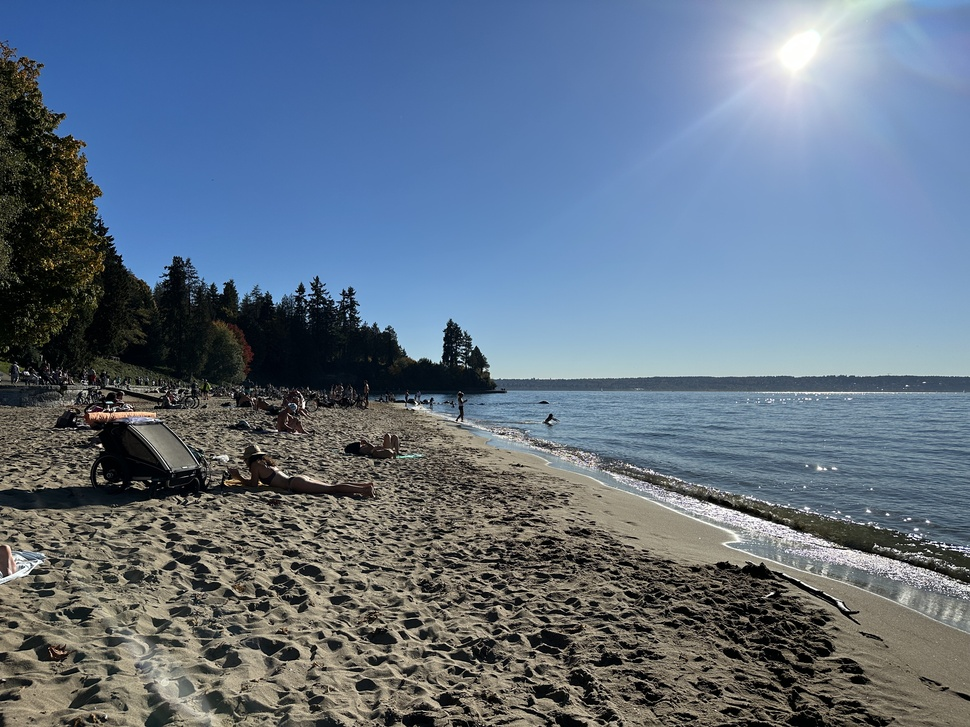
#> input picture skyImages/10.JPG, 970 x 727 px, shrunk from 4032 x 3024 before the run, found by its file name
$ python color_thresholding.python.py
#> lines starting #> are read from the running program, lines starting #| are printed output that depends on the picture; after the words box and inside, x2 and y2 are one past the last pixel; in counts of white or black regions, pixels touching at a corner belong together
import cv2
import numpy as np


def detect_sky(image_path):
    # Load an image
#> called with image_path = 'skyImages/10.jpg'
    image = cv2.imread(image_path)
#> image is the input picture: shape (727, 970, 3); mean B, G, R 130.9, 113.5, 98.3
    if image is None:
        print(f"Error: Could not load image from {image_path}. Check the file path.")
        return

    # Convert the image to HSV color space
    hsv_image = cv2.cvtColor(image, cv2.COLOR_BGR2HSV)
#> hsv_image: shape (727, 970, 3); mean H, S, V 74.2, 89.3, 137.6

    # Define the range for sky color blue
    lower_blue = np.array([100, 50, 50])
    upper_blue = np.array([140, 255, 255])

    # Create a mask that captures areas in the range
    mask = cv2.inRange(hsv_image, lower_blue, upper_blue)
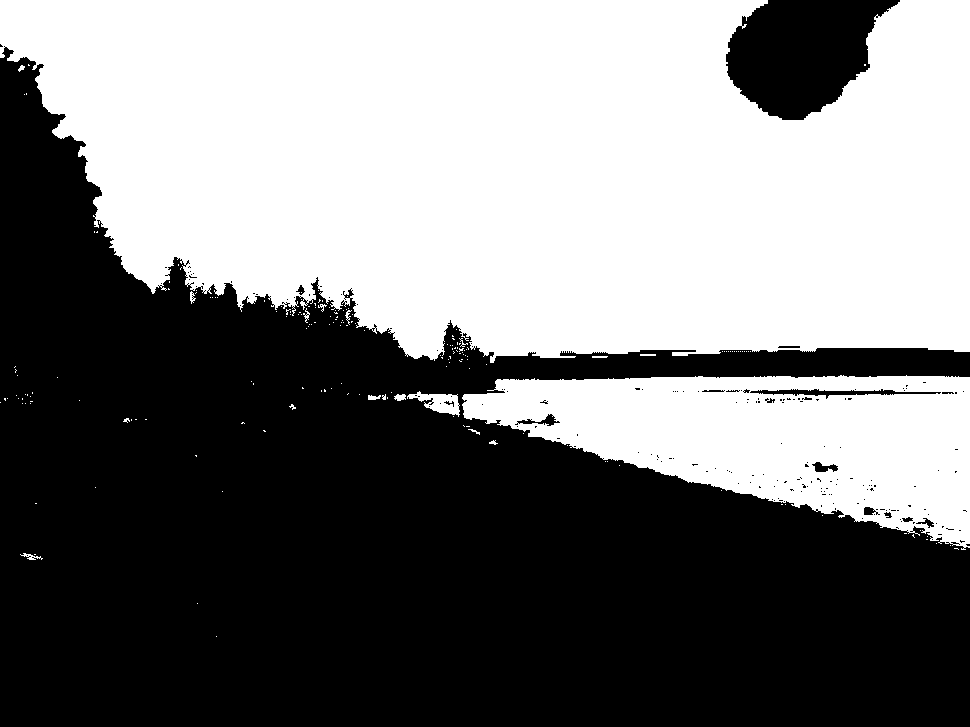
#> mask: shape (727, 970); 48% white; 189 white regions (173 under 20 px), largest, box (x1, y1, x2, y2) and area: (0, 0, 970, 363) 285094, (462, 375, 970, 550) 51885, (407, 391, 460, 417) 647

    # Apply the mask to get the sky region
    sky_region = cv2.bitwise_and(image, image, mask=mask)
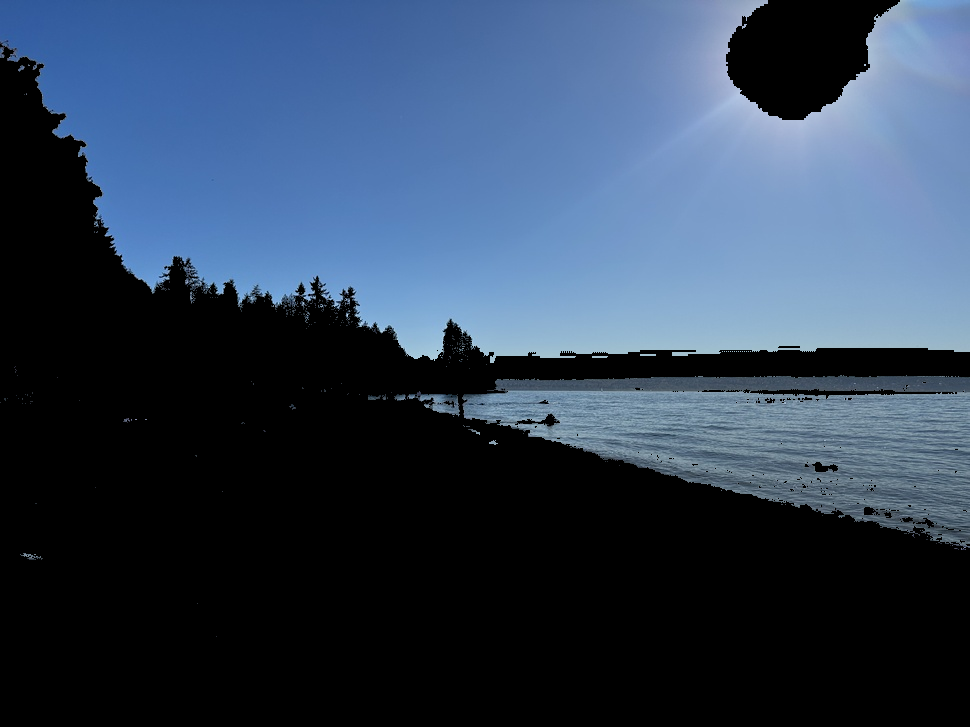
#> sky_region: shape (727, 970, 3); mean B, G, R 86, 64.8, 48.6

    # Display the original image and the sky region
    cv2.imshow('Original Image', image)
    cv2.imshow('Sky Region', sky_region)

    # Wait indefinitely until a key is pressed
    cv2.waitKey(0)
    cv2.destroyAllWindows()


def main():
    # Path to your image
    image_path = 'skyImages/10.jpg'

    # Detect and display sky region
    detect_sky(image_path)


if __name__ == "__main__":
    main()

$ run again, with skyImages/1.jpg copied over skyImages/10.JPG
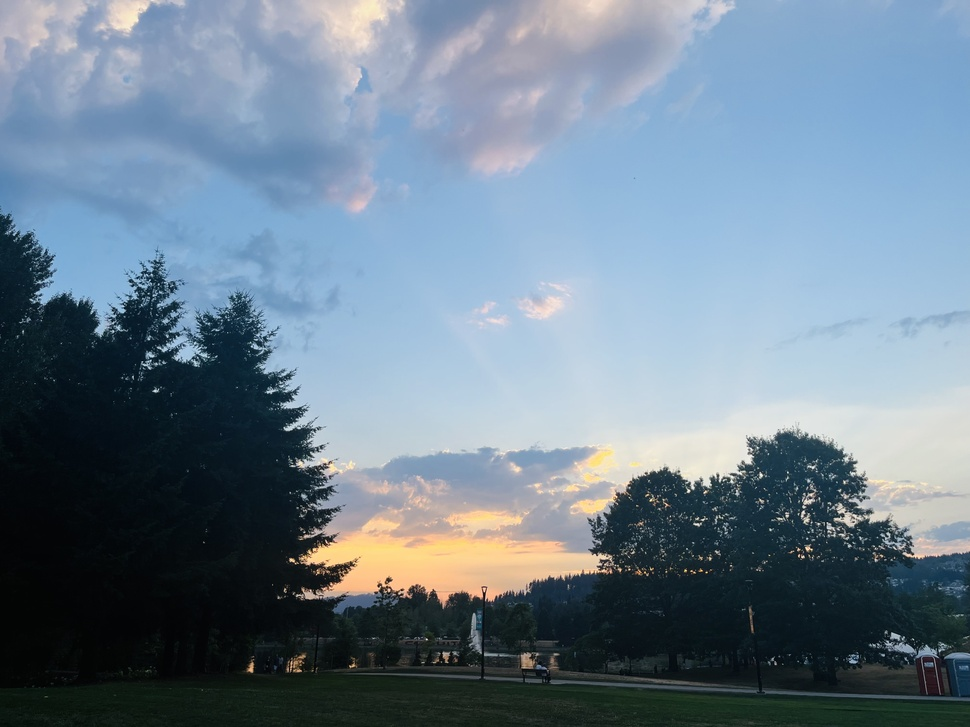
#> input picture skyImages/1.jpg, 970 x 727 px, shrunk from 4032 x 3024 before the run, found by its file name
#> in detect_sky, image is the input picture: shape (727, 970, 3); mean B, G, R 142.9, 127.8, 109.7
#> hsv_image: shape (727, 970, 3); mean H, S, V 95.9, 89.1, 146.6
#> in detect_sky, `mask = cv2.inRange(hsv_image, lower_blue, upper_blue)`:
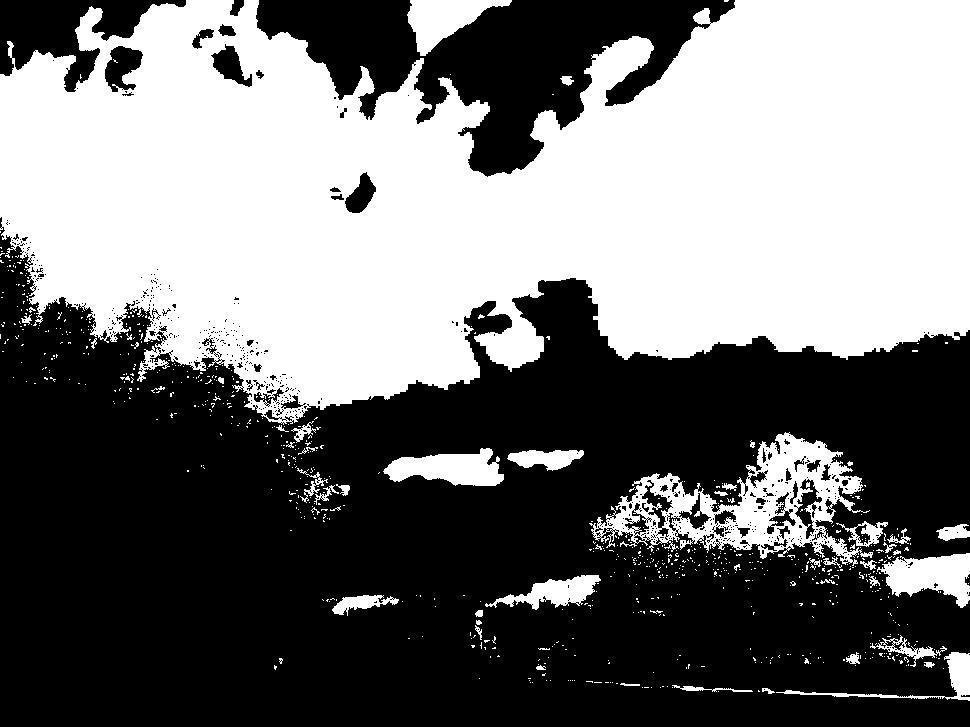
#> mask: shape (727, 970); 45.3% white; 801 white regions (751 under 20 px), largest, box (x1, y1, x2, y2) and area: (0, 0, 970, 425) 287311, (589, 432, 873, 566) 13014, (877, 553, 970, 608) 3029
#> in detect_sky, `sky_region = cv2.bitwise_and(image, image, mask=mask)`:
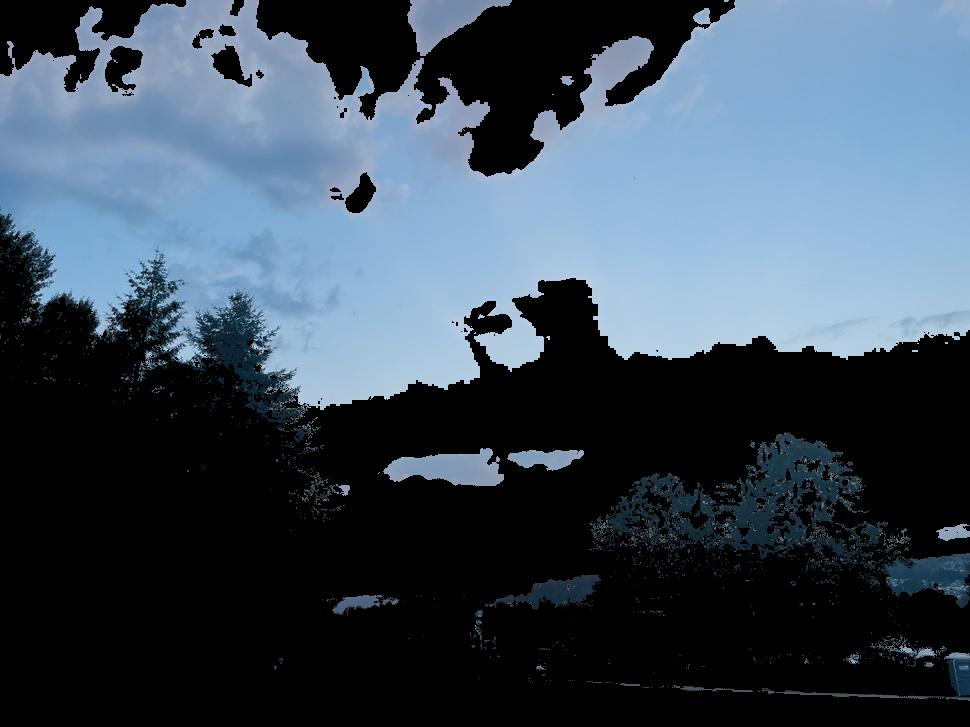
#> sky_region: shape (727, 970, 3); mean B, G, R 87.8, 74, 59.5

$ run again, with skyImages/14.jpg copied over skyImages/10.JPG
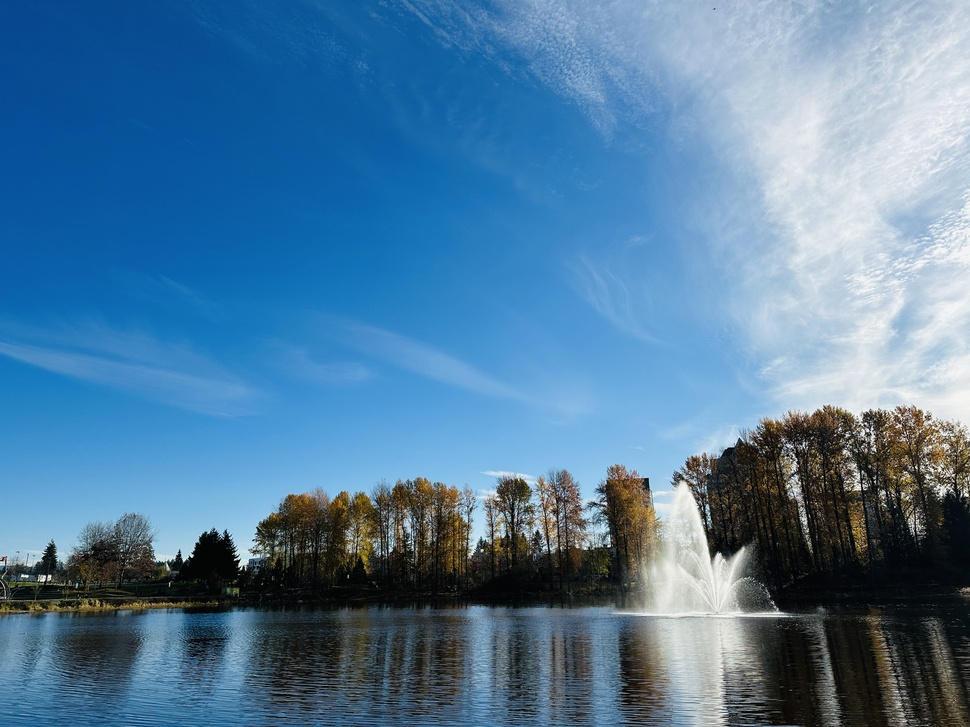
#> input picture skyImages/14.jpg, 970 x 727 px, shrunk from 4032 x 3024 before the run, found by its file name
#> in detect_sky, image is the input picture: shape (727, 970, 3); mean B, G, R 157.3, 123.7, 81.1
#> hsv_image: shape (727, 970, 3); mean H, S, V 91.7, 128.1, 159.8
#> in detect_sky, `mask = cv2.inRange(hsv_image, lower_blue, upper_blue)`:
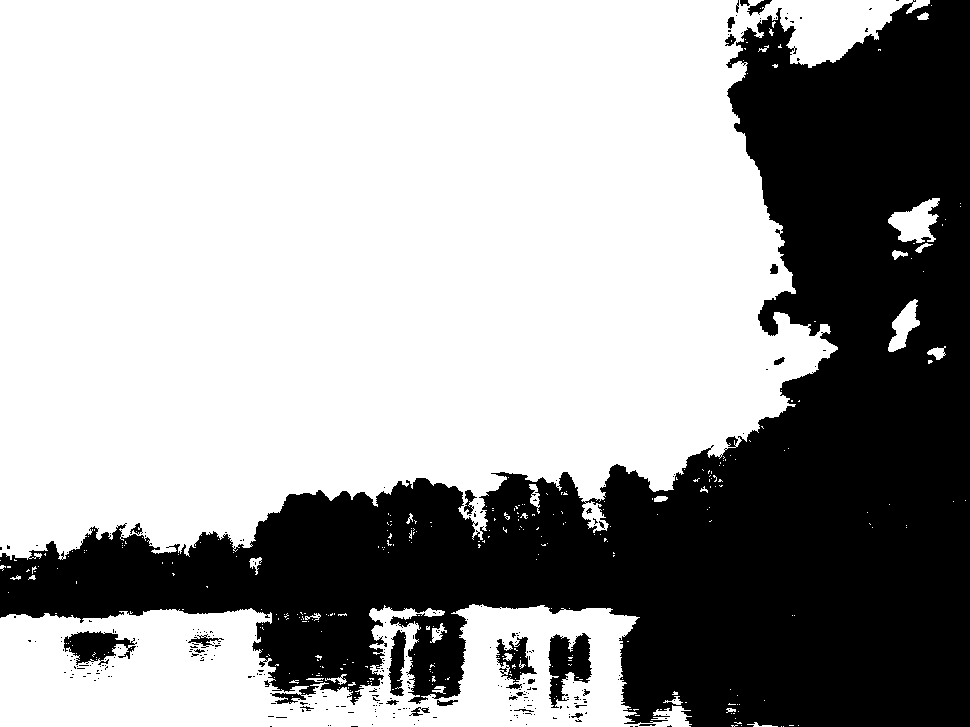
#> mask: shape (727, 970); 63.9% white; 292 black regions (262 under 20 px), largest, box (x1, y1, x2, y2) and area: (0, 0, 970, 727) 247815, (548, 633, 592, 708) 1892, (64, 631, 137, 665) 1410
#> in detect_sky, `sky_region = cv2.bitwise_and(image, image, mask=mask)`:
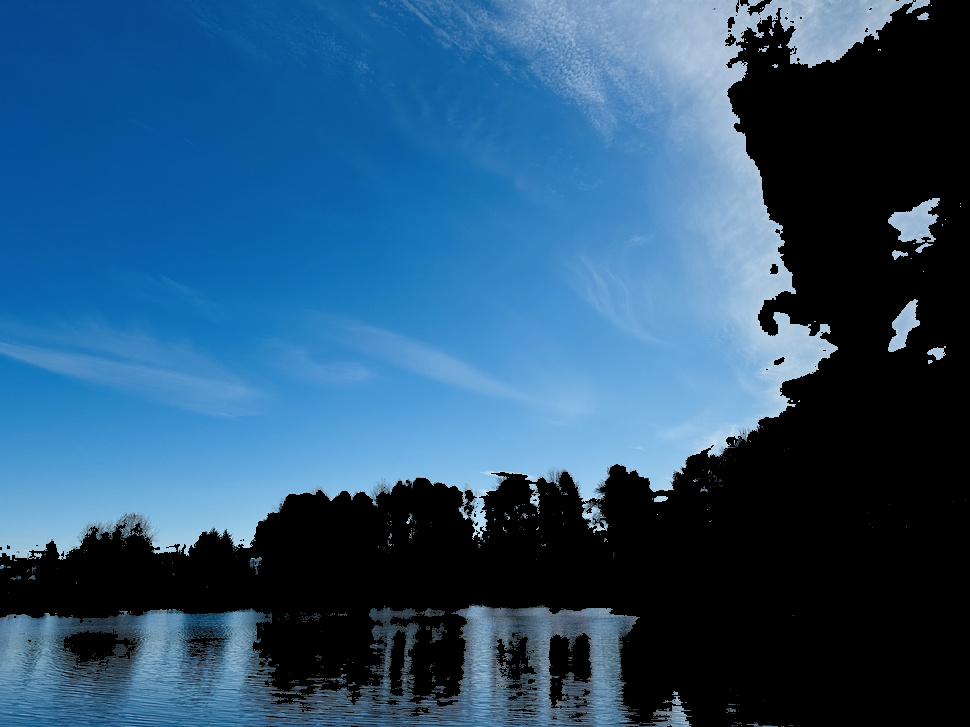
#> sky_region: shape (727, 970, 3); mean B, G, R 117, 83.2, 42

$ run again, with skyImages/15.jpg copied over skyImages/10.JPG
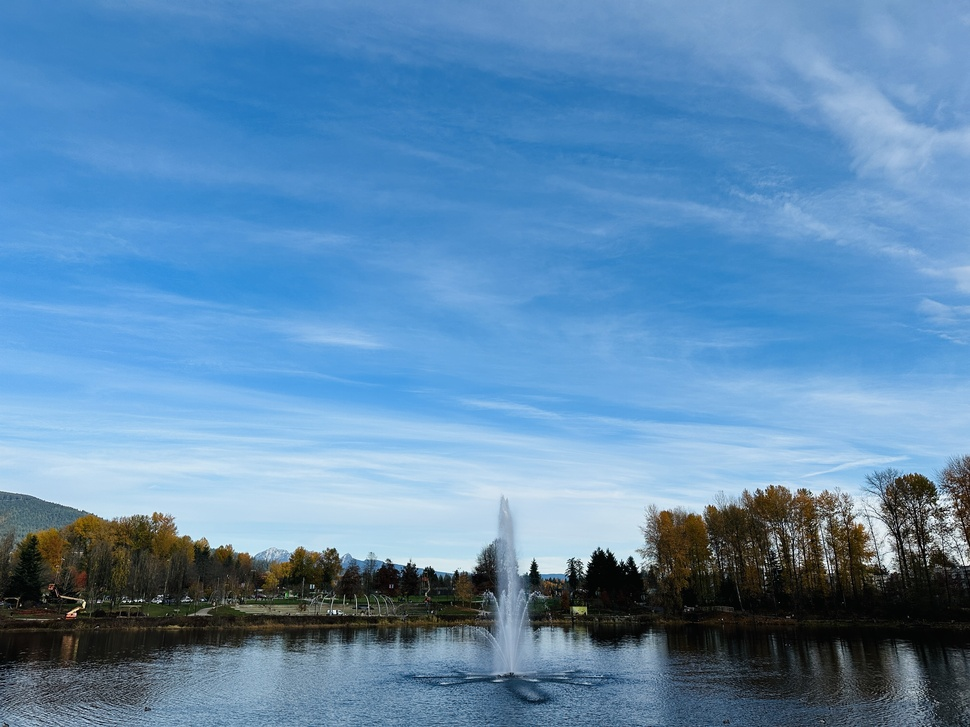
#> input picture skyImages/15.jpg, 970 x 727 px, shrunk from 4032 x 3024 before the run, found by its file name
#> in detect_sky, image is the input picture: shape (727, 970, 3); mean B, G, R 176.7, 138.1, 94
#> hsv_image: shape (727, 970, 3); mean H, S, V 93.9, 119, 178.7
#> in detect_sky, `mask = cv2.inRange(hsv_image, lower_blue, upper_blue)`:
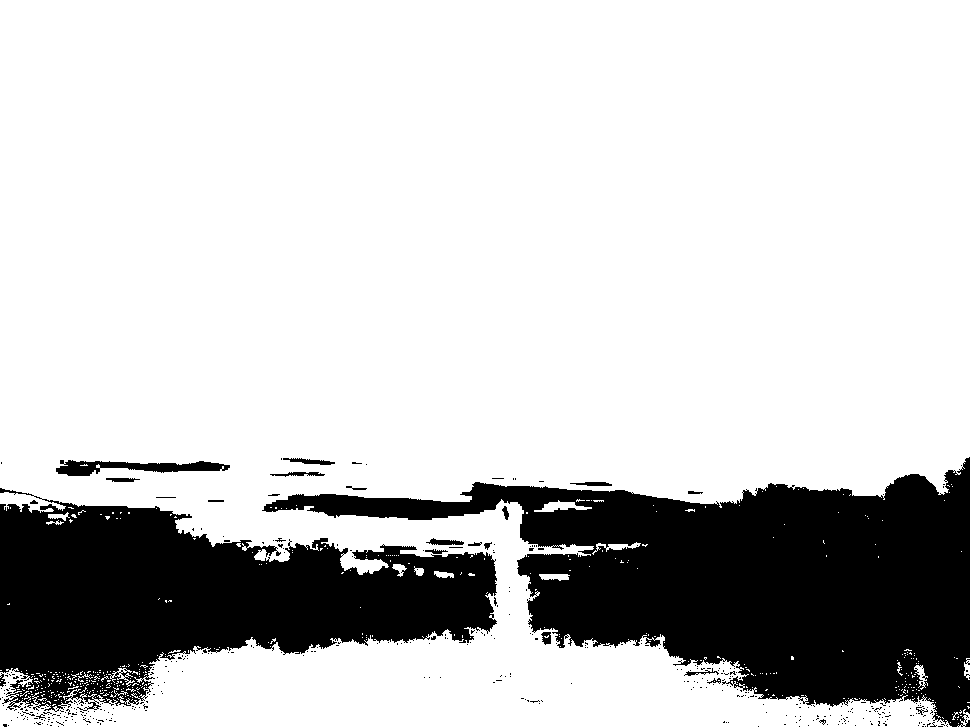
#> mask: shape (727, 970); 78.7% white; 422 black regions (400 under 20 px), largest, box (x1, y1, x2, y2) and area: (262, 457, 970, 727) 85569, (0, 488, 497, 712) 60920, (56, 460, 230, 476) 1466
#> in detect_sky, `sky_region = cv2.bitwise_and(image, image, mask=mask)`:
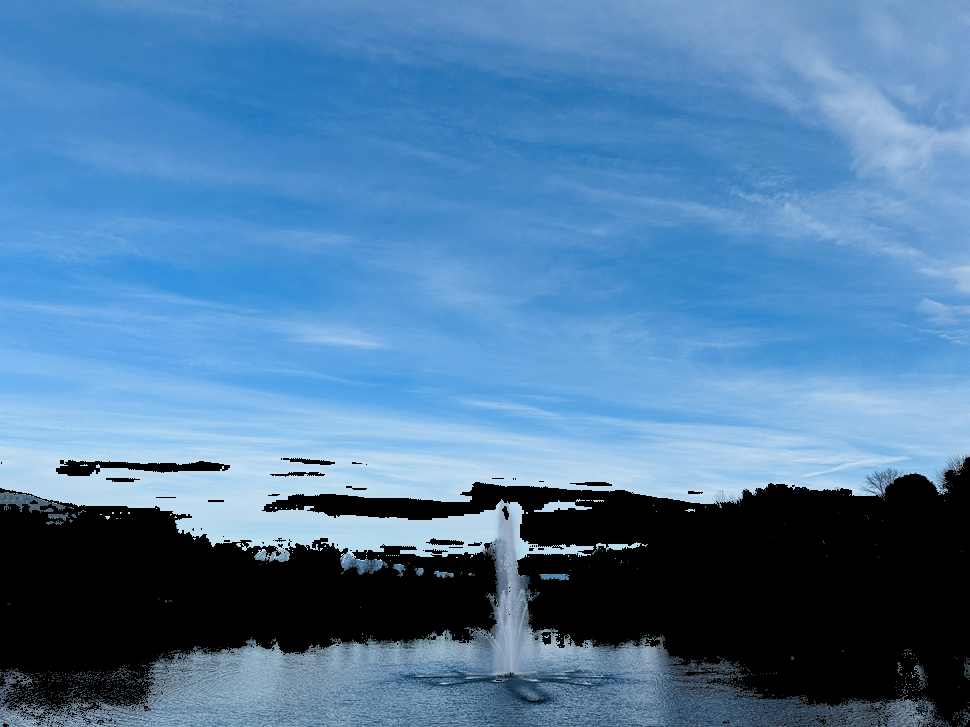
#> sky_region: shape (727, 970, 3); mean B, G, R 161.6, 122.2, 78.8
